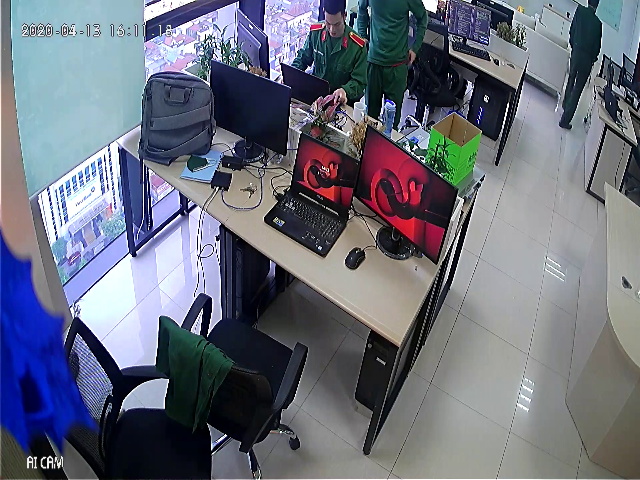
#> input picture image_left.png, 640 x 480 px
$ python 4_image_Stitching_image_new.py
#> lines starting #> are read from the running program, lines starting #| are printed output that depends on the picture; after the words box and inside, x2 and y2 are one past the last pixel; in counts of white or black regions, pixels touching at a corner belong together
import cv2
import numpy as np
import math


def drawROI(img, points):
    color = (0, 255, 0)
    for i in range(0, len(points) - 1):
        img = cv2.line(img, (points[i][0], points[i][1]),
                       (points[i + 1][0], points[i + 1][1]), color, 2)
    img = cv2.line(img, (points[-1][0], points[-1][1]),
                   (points[0][0], points[0][1]), color, 2)
    return img


height, width = 480, 640
image1_kp = np.load("keypoint_1.npy")
#> (reads keypoint_1.npy from the repository)
image2_kp = np.load("keypoint_2.npy")
#> (reads keypoint_2.npy from the repository)
image1_kp = image1_kp.astype(int)
image2_kp = image2_kp.astype(int)


# [10 lines of commented-out code are left out]
# [56 lines left out: functions point_inside_polygon, reference_point, not called in this run]


def is_near(point1, point2, distance=10):
    return math.sqrt(pow(point1[0] - point2[0], 2) + pow(point1[1] - point2[1],
                                                         2)) > distance


# [39 lines left out: function check_overlap, not called in this run]


def main(argv1, argv2):
#> called with argv1 = 'image_left.png', argv2 = 'image_right.png'
    img1 = cv2.imread(argv1)
#> img1 is the input picture: shape (480, 640, 3); mean B, G, R 124.1, 110.2, 106
    img2 = cv2.imread(argv2)
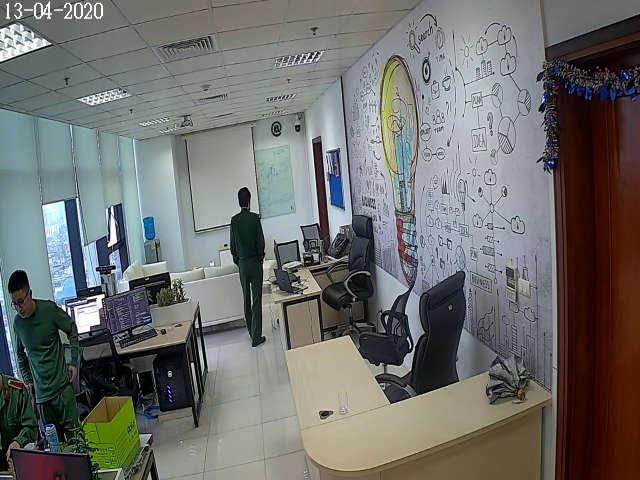
#> input picture image_right.png, 640 x 480 px
#> img2 is the input picture: shape (480, 640, 3); mean B, G, R 107.6, 110.8, 109.9
    H = np.load("H_matrix.npy")
#> (reads H_matrix.npy from the repository)

    src_point = (21, 349)
    src_point_np = np.concatenate([np.array(src_point), np.array([1])])
    src_point_np = np.array([src_point_np]).T
    color = (0, 0, 255)

    # draw point in right hand side
    # cv2.circle(img2, src_point, 5, color, -1)
    img2 = drawROI(img2, image2_kp)
#> after the loop in drawROI, `for i in range(0, len(points) - 1):`:
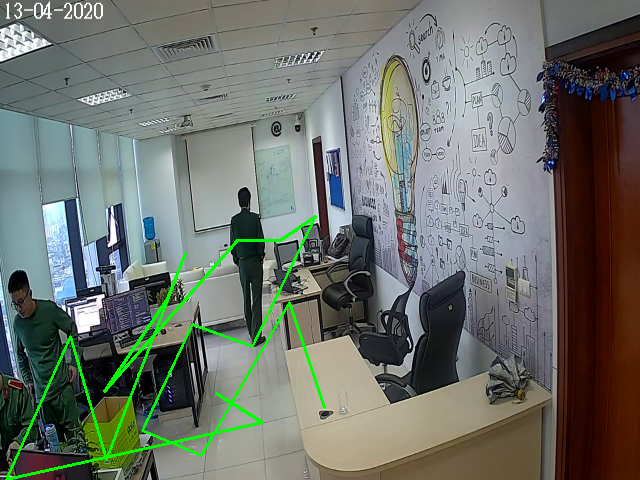
#> img: shape (480, 640, 3); mean B, G, R 106.2, 113.4, 108.3
#> in drawROI, `img = cv2.line(img, (points[-1][0], points[-1][1]), (points[0][0], poi..`:
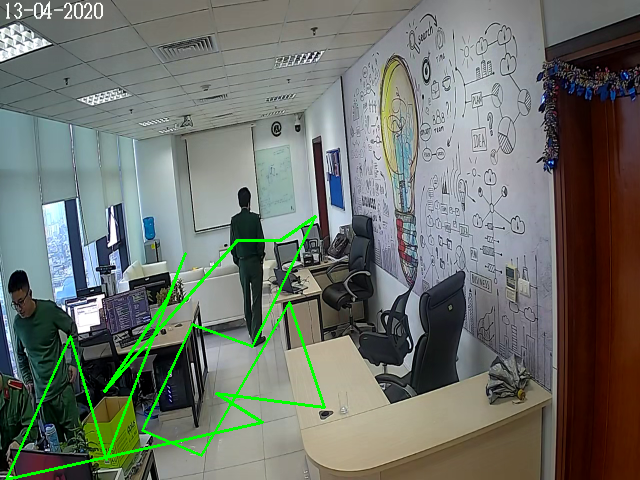
#> img: shape (480, 640, 3); 0.1% of pixels changed, all inside (x1, y1, x2, y2) = (218, 392, 324, 409)
    # cv2.imshow("right", img2)

    # dst_point_np = cv2.perspectiveTransform(np.array([np.array([np.array(src_point)])]).astype(
    #     np.float32), H)
    # dst_point_np = cv2.warpPerspective(
    #         np.array([np.array([np.array(src_point)])]).astype(
    #                     np.float32), H, (1000,1000))
    # x_src, y_src = src_point[0], src_point[1]
    # x_des = (H[0][0] * x_src + H[0][1] * y_src +
    #          H[0][2]) / (
    #                 H[2][0] * x_src + H[2][
    #             1] * y_src + H[2][2])
    # y_des = (H[1][0] * x_src + H[1][1] * y_src +
    #          H[1][2]) / (
    #                 H[2][0] * x_src + H[2][
    #             1] * y_src + H[2][2])
    #
    # dst_point_np = [[x_des], [y_des]]
    # dst_point_np = reference_point(src_point, H)

    dst_point_np = np.matmul(H, src_point_np)
    dst_point_np[0][0] = dst_point_np[0][0] / dst_point_np[2][0]
    dst_point_np[1][0] = dst_point_np[1][0] / dst_point_np[2][0]


    print(dst_point_np)
    # print(dst_point_np.shape)
    # cv2.imshow('dst', dst_point_np)
    # cv2.waitKey(0)
    dst_point = (int(dst_point_np[0][0]), int(dst_point_np[1][0]))
    # print(dst_point)

    # draw point in left hand side
    # cv2.circle(img1, dst_point, 5, color, -1)
    img1 = drawROI(img1, image1_kp)
#> the loop in drawROI (call 2), `for i in range(0, len(points) - 1):` made 3 passes
#> pass 2, in drawROI (call 2), `img = cv2.line(img, (points[i][0], points[i][1]), (points[i + 1][0], p..`:
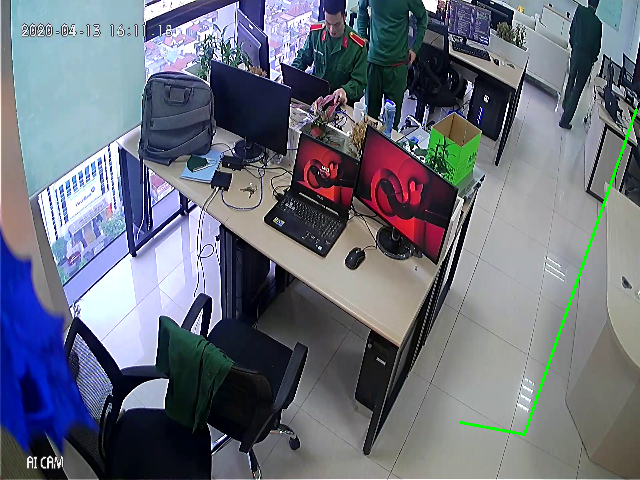
#> img: shape (480, 640, 3); mean B, G, R 123.6, 110.6, 105.5
#> in drawROI (call 2), `img = cv2.line(img, (points[-1][0], points[-1][1]), (points[0][0], poi..`:
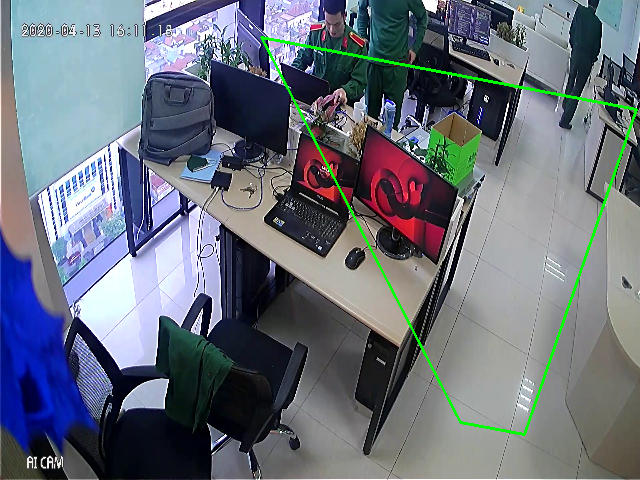
#> img: shape (480, 640, 3); mean B, G, R 122.9, 111.8, 104.8
    # cv2.imshow("left", img1)

    result = np.zeros((height, width * 2, 3)).astype(np.uint8)
    result[:, 0:width, :] = img1
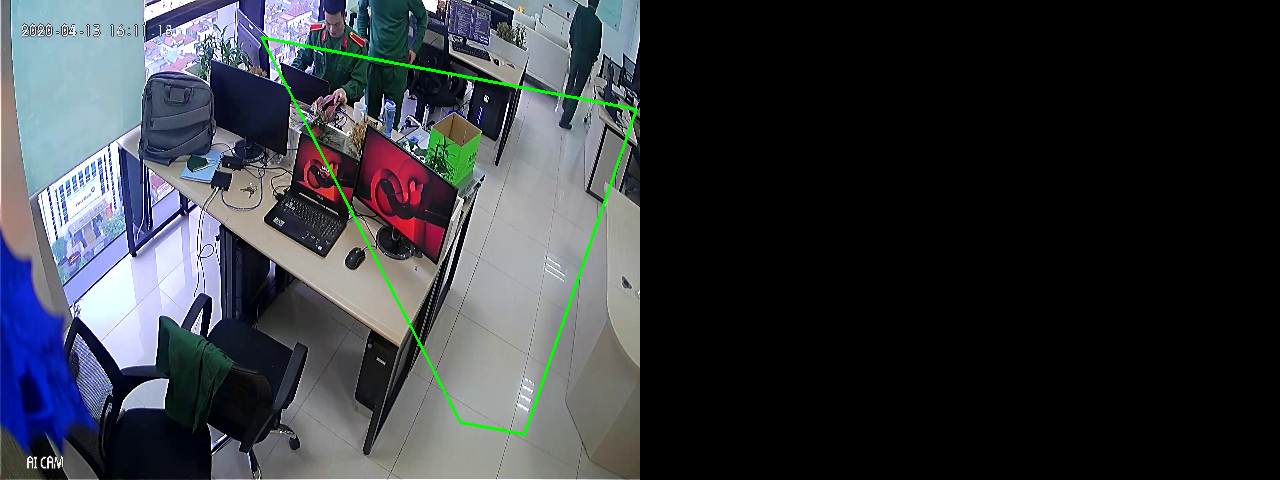
#> result: shape (480, 1280, 3); mean B, G, R 61.4, 55.9, 52.4
    result[:, width:, :] = img2
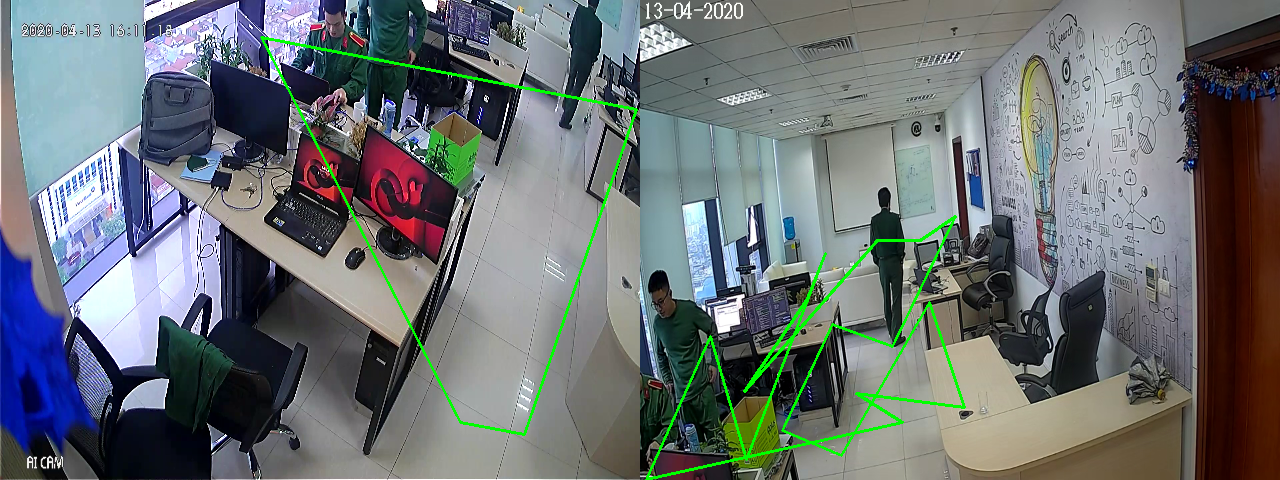
#> result: shape (480, 1280, 3); mean B, G, R 114.4, 112.7, 106.5
    # [5 lines of commented-out code are left out]
    cv2.waitKey(0)


if __name__ == '__main__':
    main("image_left.png", "image_right.png")
    # matrix_tranform = np.load('H_matrix.npy')
    # do detect
    # human_locations = []
    # do identity
    # result = check_overlap(human_locations,image1_kp, image2_kp, matrix_tranform)
